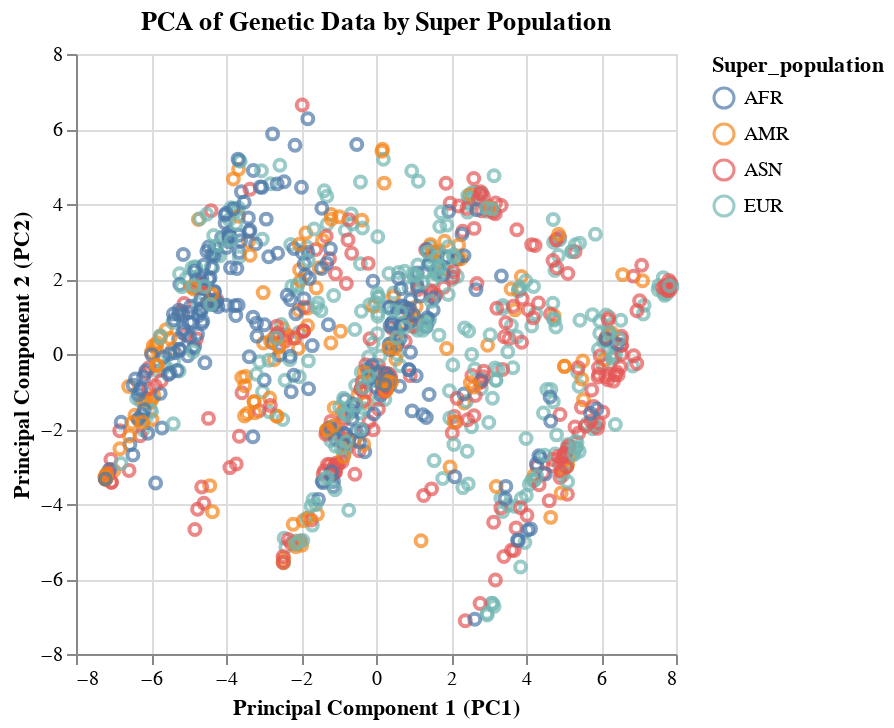

This figure's notebook cell:
### Code cell
alt.Chart(df_plot).mark_point().encode(
    x=alt.X("PC1", title="Principal Component 1 (PC1)"),
    y=alt.Y("PC2", title="Principal Component 2 (PC2)"),
    color=alt.Color("Super_population", scale=alt.Scale(scheme="tableau10"))).properties(
    title="PCA of Genetic Data by Super Population")

### Figure 1 — Vega-Lite specification as saved in the notebook (floating-point values rounded to 4 significant figures; data arrays with more than 128 entries replaced by an {"elided": "..."} marker saying what was removed)
{"config": {"view": {"continuousWidth": 300, "continuousHeight": 300}}, "data": {"name": "data-4cd1a5b3678f483c9447927569fb7d76"}, "mark": {"type": "point"}, "encoding": {"color": {"field": "Super_population", "scale": {"scheme": "tableau10"}, "type": "nominal"}, "x": {"field": "PC1", "title": "Principal Component 1 (PC1)", "type": "quantitative"}, "y": {"field": "PC2", "title": "Principal Component 2 (PC2)", "type": "quantitative"}}, "title": "PCA of Genetic Data by Super Population", "$schema": "https://vega.github.io/schema/vega-lite/v5.20.1.json", "datasets": {"data-4cd1a5b3678f483c9447927569fb7d76": {"elided": "1092 records"}}}
